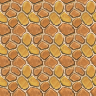

Rendered tile map (Tiled .tmx) drawn with the repository's tilesets; below, a short description and the full map source, tile grids included:
An orthogonal 3x3 tile map with 32x32 px tiles, 1 tile layer (Tile Layer 1).

<map version="1.0" orientation="orthogonal" renderorder="left-up" width="3" height="3" tilewidth="32" tileheight="32" nextobjectid="1">
 <tileset firstgid="1" name="rpg_maker_vx_rtp_tileset_by_telles0808" tilewidth="32" tileheight="32" tilecount="2016" columns="32">
  <image source="../Sprites/rpg_maker_vx_rtp_tileset_by_telles0808.png" trans="000000" width="1024" height="2016" />
 </tileset>
 <layer name="Tile Layer 1" width="3" height="3">
  <data encoding="csv">
322,322,322,
322,322,322,
322,322,322
</data>
 </layer>
</map>
